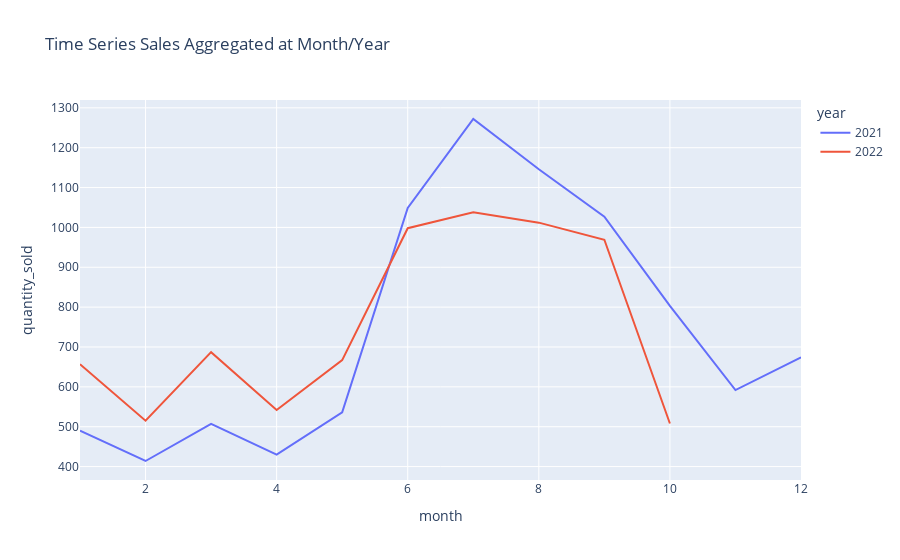

The notebook cell saved with this chart:
### Code cell
px.line(monthly,x='month',color='year',y='quantity_sold',
        title='Time Series Sales Aggregated at Month/Year')

### Figure 1 — Plotly figure (JSON) as saved in the notebook; plotly's stock layout.template omitted (floating-point values rounded to 4 significant figures)
{"data": [{"hovertemplate": "year=2021<br>month=%{x}<br>quantity_sold=%{y}<extra></extra>", "legendgroup": "2021", "line": {"color": "#636efa", "dash": "solid"}, "marker": {"symbol": "circle"}, "mode": "lines", "name": "2021", "orientation": "v", "showlegend": true, "type": "scatter", "x": [1, 2, 3, 4, 5, 6, 7, 8, 9, 10, 11, 12], "xaxis": "x", "y": [490, 414, 507, 430, 536, 1049, 1272, 1146, 1027, 803, 592, 674], "yaxis": "y"}, {"hovertemplate": "year=2022<br>month=%{x}<br>quantity_sold=%{y}<extra></extra>", "legendgroup": "2022", "line": {"color": "#EF553B", "dash": "solid"}, "marker": {"symbol": "circle"}, "mode": "lines", "name": "2022", "orientation": "v", "showlegend": true, "type": "scatter", "x": [1, 2, 3, 4, 5, 6, 7, 8, 9, 10], "xaxis": "x", "y": [657, 515, 687, 542, 667, 998, 1038, 1012, 969, 508], "yaxis": "y"}], "layout": {"legend": {"title": {"text": "year"}, "tracegroupgap": 0}, "title": {"text": "Time Series Sales Aggregated at Month/Year"}, "xaxis": {"anchor": "y", "domain": [0, 1], "title": {"text": "month"}}, "yaxis": {"anchor": "x", "domain": [0, 1], "title": {"text": "quantity_sold"}}}}
